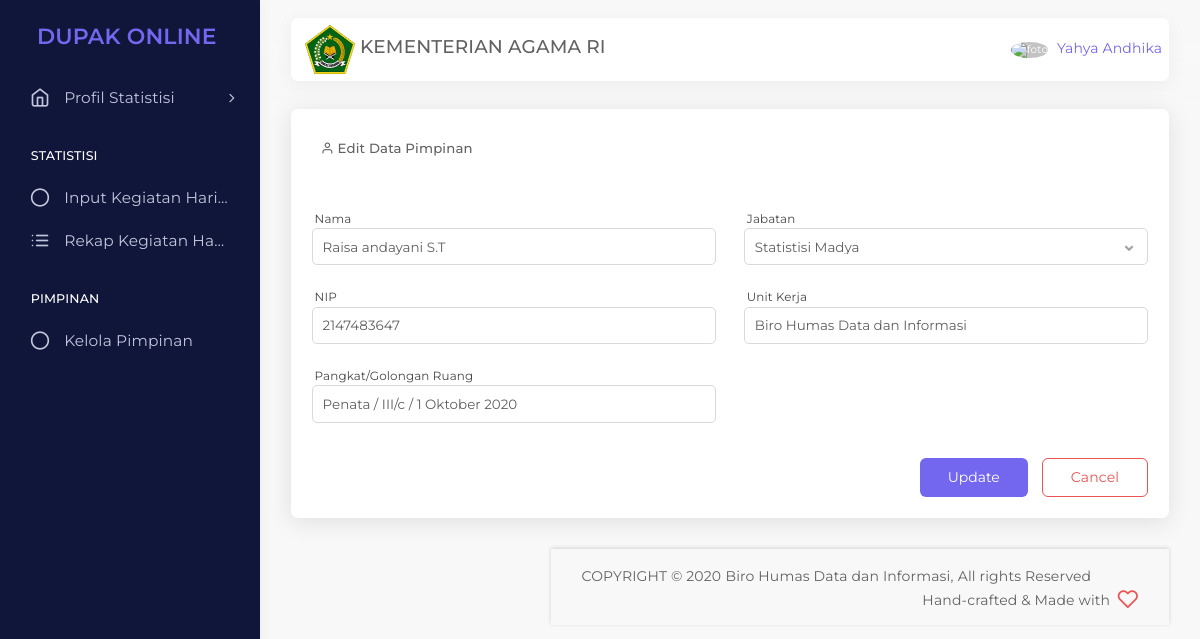
The app's page /statistisi/pimpinan-edit.php (signed in) with its own data.
### tables this page shows
CREATE TABLE `pengguna` (
  `id_pengguna` int(100) NOT NULL,
  `nama` varchar(100) NOT NULL,
  `nip` varchar(225) NOT NULL,
  `password` varchar(255) NOT NULL,
  `email` varchar(255) NOT NULL,
  `alamat` varchar(255) NOT NULL,
  `no_seri_kapreg` varchar(1000) NOT NULL,
  `tempat_tanggal_lahir` varchar(100) NOT NULL,
  `tgl_lahir` date NOT NULL,
  `jenis_kelamin` varchar(100) NOT NULL,
  `pendidikan` varchar(100) NOT NULL,
  `pangkat` varchar(100) NOT NULL,
  `jabatan` enum('Statistisi Muda','Statistisi Madya') NOT NULL,
  `masa_kerja` varchar(100) NOT NULL,
  `unit_kerja` varchar(100) NOT NULL,
  `role` varchar(255) NOT NULL
);

CREATE TABLE `pimpinan` (
  `id_pimpinan` int(255) NOT NULL,
  `nama` varchar(255) NOT NULL,
  `nip` int(255) NOT NULL,
  `pangkat_golongan` varchar(255) NOT NULL,
  `jabatan` varchar(255) NOT NULL,
  `unit_kerja` varchar(255) NOT NULL
);

### session_co.php (called while the page is built, shortened)
<?php
   include('config.php');
   $user_check = $_SESSION['login'];
   $ses_sql = mysqli_query($mysqli,"SELECT * FROM pengguna WHERE nip = '$user_check'");
   while ($row = mysqli_fetch_array($ses_sql,MYSQLI_ASSOC)){
      $login_session = $row['nama'];
   }
?>

### statistisi/pimpinan-edit.php (the view, shortened to what this page needs)
<?php
include('../session_co.php');
include_once("../config.php");
?>
<?php
$id_pimpinan = isset($_GET['id_pimpinan']) ? $_GET['id_pimpinan'] : null;
$result = mysqli_query($mysqli, "SELECT * FROM pimpinan WHERE id_pimpinan LIKE '%".$id_pimpinan."%'");
while($user_data = mysqli_fetch_array($result))
{
    $nip = $user_data ['nip'];
    $nama = $user_data ['nama'];
    $pangkat_golongan=$user_data ['pangkat_golongan'];
    $jabatan=$user_data ['jabatan'];
    $unit_kerja=$user_data ['unit_kerja'];
}
?>
<!DOCTYPE html>
<html class="loading" lang="en" data-textdirection="ltr">
<head>
    <link rel="stylesheet" type="text/css" href="../app-assets/vendors/css/vendors.min.css">
    <link rel="stylesheet" type="text/css" href="../app-assets/vendors/css/tables/datatable/datatables.min.css">
    <link rel="stylesheet" type="text/css" href="../app-assets/vendors/css/file-uploaders/dropzone.min.css">
    <link rel="stylesheet" type="text/css" href="../app-assets/vendors/css/tables/datatable/extensions/dataTables.checkboxes.css">
    <link rel="stylesheet" type="text/css" href="../app-assets/css/bootstrap.css">
    <link rel="stylesheet" type="text/css" href="../app-assets/css/bootstrap-extended.css">
    <link rel="stylesheet" type="text/css" href="../app-assets/css/colors.css">
    <link rel="stylesheet" type="text/css" href="../app-assets/css/components.css">
    <link rel="stylesheet" type="text/css" href="../app-assets/css/themes/dark-layout.css">
    <link rel="stylesheet" type="text/css" href="../app-assets/css/themes/semi-dark-layout.css">
    <link rel="stylesheet" type="text/css" href="../app-assets/css/core/menu/menu-types/vertical-menu.css">
    <link rel="stylesheet" type="text/css" href="../app-assets/css/core/colors/palette-gradient.css">
    <link rel="stylesheet" type="text/css" href="../app-assets/css/plugins/file-uploaders/dropzone.css">
    <link rel="stylesheet" type="text/css" href="../app-assets/css/pages/data-list-view.css">
    <link rel="stylesheet" type="text/css" href="../assets/css/style.css">
</head>
<body class="vertical-layout vertical-menu-modern semi-dark-layout 2-columns  navbar-floating footer-static  " data-open="click" data-menu="vertical-menu-modern" data-col="2-columns" data-layout="semi-dark-layout">
    <nav class="header-navbar navbar-expand-lg navbar navbar-with-menu floating-nav navbar-light navbar-shadow">
        <div class="navbar-wrapper">
            <div class="navbar-container content">
                <div class="navbar-collapse" id="navbar-mobile">
                    <div class="mr-auto float-left bookmark-wrapper d-flex align-items-center">
                        <ul class="nav navbar-nav">
                            <li class="nav-item d-none d-lg-block"><img src="../app-assets/images/pages/kemenag25.png"><a class="h4"> KEMENTERIAN AGAMA RI</a>
                            </li>
                        </ul>
                    </div>
                        <a class="dropdown-toggle nav-link dropdown-user-link section_userinfo" href="#" data-toggle="dropdown">
                            <span class="avatar avatar-online">
                            <img src="https://sso.undip.ac.id/assets/app/images/user.png" style="max-width: 45px;" alt="foto"><i></i></span>
                            <span class="user-name" style="margin-bottom: 1rem;" >  <?php echo $login_session; ?></span></a>
                </div>
            </div>
        </div>
    </nav>
    <div class="main-menu menu-fixed menu-dark menu-accordion menu-shadow" data-scroll-to-active="true">
        <div class="navbar-header">
            <ul class="nav navbar-nav flex-row">
            <li class="nav-item mr-auto"><a class="navbar-brand" href="app-user-view.php">
                        <h2 class="brand-text mb-0">DUPAK ONLINE</h2>
                    </a></li>
                <li class="nav-item nav-toggle"><a class="nav-link modern-nav-toggle pr-0" data-toggle="collapse"></a></li>
            </ul>
        </div>
        <div class="main-menu-content">
            <ul class="navigation navigation-main" id="main-menu-navigation" data-menu="menu-navigation">
                <li class=" nav-item"><a href="app-user-view.php"><i class="feather icon-home"></i><span class="menu-title" data-i18n="Dashboard">Profil Statistisi</span></a>
                </li>
                <li class=" navigation-header"><span>Statistisi</span>
                </li>
                <li class=" nav-item"><a href="./rekap-kegiatan-harian.php"><i class="feather icon-circle"></i><span class="menu-title" data-i18n="Rekap Kerja Harian">Input Kegiatan Harian</span></a>
                </li>
                <li class=" nav-item"><a href="./detail-rekap.php"><i class="feather icon-list"></i><span class="menu-title" data-i18n="Rekap Kerja Harian">Rekap Kegiatan Harian</span></a>
                </li>
                <li class=" navigation-header"><span>Pimpinan</span>
                </li>
                <li class=" nav-item"><a href="./pimpinan.php"><i class="feather icon-circle"></i><span class="menu-title" data-i18n="Rekap Kerja Harian">Kelola Pimpinan</span></a>
                </li>
            </ul>
        </div>
        </div>
    <div class="app-content content">
        <div class="content-wrapper">
            <div class="content-body">
                <section class="users-edit">
                    <div class="card">
                        <div class="card-content">
                            <div class="card-body">
                                <ul class="nav nav-tabs mb-3" role="tablist">
                                    <li class="nav-item">
                                        <a class="nav-link d-flex align-items-center" id="account-tab"  aria-controls="account">
                                            <i class="feather icon-user mr-25"></i><span class="d-none d-sm-block">Edit Data Pimpinan</span>
                                        </a>
                                    </li>
                                    </ul>
    <form name="update" method="post" action="./pimpinan-edit.php">
        <div class="row">
        <div class="col-12 col-sm-6">
        <div class="form-group">
        <div class="controls">
        <label>Nama</label>
    <input type="text" class="form-control" name="nama" value="<?php echo $nama;?>">
    </div>
    </div>
        <div class="form-group">
        <div class="controls">
        <label>NIP</label>
    <input type="text" class="form-control" name="nip" value="<?php echo $nip;?>">
    </div>
    </div>
        <div class="form-group">
        <div class="controls">
        <label>Pangkat/Golongan Ruang</label>
    <input type="text" class="form-control" name="pangkat_golongan" value="<?php echo $pangkat_golongan;?>">
    </div>
    </div>
    </div>
    <div class="col-12 col-sm-6">
    <div class="form-group">
        <div class="controls">
        <label>Jabatan</label>
        <select class="custom-select form-control"  name="jabatan"  >
                <option value="Statistisi Madya"
                <?php
                if ($jabatan=='Statistisi Madya')
                {
                    echo "selected";
                }
                ?>
                >Statistisi Madya</option>
    </select>
    </div>
    </div>
    <div class="form-group">
    <div class="controls">
        <label>Unit Kerja</label>
    <input type="text" class="form-control" name="unit_kerja" value="<?php echo $unit_kerja;?>">
    </div>
    </div>
    </div>
    <div class="col-12 d-flex flex-sm-row flex-column justify-content-end mt-1">
        <input type="submit" class="btn btn-primary glow mb-1 mb-sm-0 mr-0 mr-sm-1" name="update" value="Update"></input>
        <a type="reset" class="btn btn-outline-danger" href="pimpinan.php">Cancel</a>
    </div>
    </div>
    </form>
    </div>
   </section>
   </div>
    <footer class="footer fixed-bottom navbar-shadow footer-light">
        <p class="clearfix blue-grey lighten-2 mb-0"><span class="float-md-left d-block d-md-inline-block mt-25">COPYRIGHT &copy; 2020<a class="text-bold-800 grey darken-2"  target="_blank">Biro Humas Data dan Informasi,</a>All rights Reserved</span><span class="float-md-right d-none d-md-block">Hand-crafted & Made with<i class="feather icon-heart pink"></i></span>
        </p>
    </footer>
</body>
</html>

### app-assets/css/themes/semi-dark-layout.css (style rules this page uses)
body.semi-dark-layout .main-menu { background-color : #10163A; }
body.semi-dark-layout .main-menu-content .navigation-main { background-color : #10163A; }
body.semi-dark-layout .main-menu-content .navigation-main .nav-item i { color : #C2C6DC; }
body.semi-dark-layout .main-menu-content .navigation-main .nav-item a:after, body.semi-dark-layout .main-menu-content .navigation-main .nav-item a { color : #C2C6DC; }

### app-assets/css/core/menu/menu-types/vertical-menu.css (style rules this page uses)
body.vertical-layout.vertical-menu-modern .main-menu .navigation > li > a > i { font-size : 1.2rem; margin-right : 1rem; float : left; }
body.vertical-layout.vertical-menu-modern .main-menu { -webkit-transition : 0.4s cubic-bezier(0.25, 0.8, 0.25, 1); transition : 0.4s cubic-bezier(0.25, 0.8, 0.25, 1); -webkit-transform : translate3d(0, 0, 0); transform : translate3d(0, 0, 0); -webkit-backface-visibility : hidden; backface-visibility : hidden; }
body.vertical-layout.vertical-menu-modern.menu-expanded .main-menu { width : 260px; }
body.vertical-layout.vertical-menu-modern.menu-expanded .main-menu .navigation > li > a > i { margin-right : 1rem; float : left; }
body.vertical-layout.vertical-menu-modern.menu-expanded .main-menu .navigation > li > a > i:before { font-size : 1.429rem; }
body.vertical-layout.vertical-menu-modern.menu-expanded .main-menu .navigation > li > a > span { -webkit-animation : 0.3s cubic-bezier(0.25, 0.8, 0.25, 1) 0s normal forwards 1 fadein; animation : 0.3s cubic-bezier(0.25, 0.8, 0.25, 1) 0s normal forwards 1 fadein; }
body.vertical-layout.vertical-menu-modern.menu-expanded .main-menu .navigation li.has-sub > a:not(.mm-next):after { content : '\f105'; font-family : 'FontAwesome'; font-size : 1.1rem; display : inline-block; position : absolute; right : 25px; top : 10px; -webkit-transform : rotate(0deg); -ms-transform : rotate(0deg); transform : rotate(0deg); transition : -webkit-transform 0.2s ease-in-out; }
body.vertical-layout.vertical-menu-modern.menu-expanded .footer { margin-left : 260px; }
@media (min-width: 992px) { body.vertical-layout.vertical-menu-modern .main-menu { width : 260px; } }
@media (min-width: 992px) { body.vertical-layout.vertical-menu-modern .footer { margin-left : 260px; } }

### records on screen
pengguna: nama "Yahya Andhika"
pimpinan: nama "Raisa andayani S.T", nip "2147483647", pangkat_golongan "Penata / III/c / 1 Oktober 2020", jabatan "Statistisi Madya", unit_kerja "Biro Humas Data dan Informasi"
